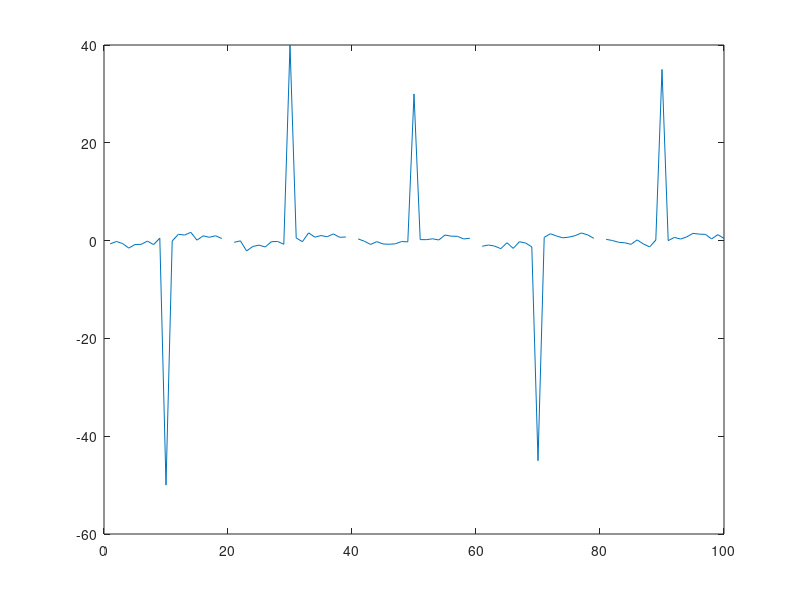

Here is the MATLAB script that generated this plot:
  clc  clear  x = 1:100;data = cos(2*pi*0.05*x+2*pi*rand) + 0.5*randn(1,100);data(20:20:80) = NaN;data(10:20:90) = [-50 40 30 -45 35];plot(x,data)